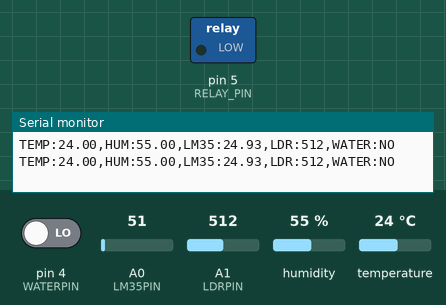
This sketch was run on a simulated Arduino Uno, built with avr-gcc and run on an emulated ATmega328P. Parts: switched loads named in the sketch (green lamp = pin HIGH), the last lines printed to the serial monitor. The inputs (shaded band) are chosen by the test bench; at power-on: pin 4 (WATERPIN) LOW, A0 (LM35PIN) = 51, A1 (LDRPIN) = 512, humidity 55 %, temperature 24 °C.

Above: at 2.8 s.
2.9 s: pin 4 (WATERPIN) driven HIGH
At 4.4 s:
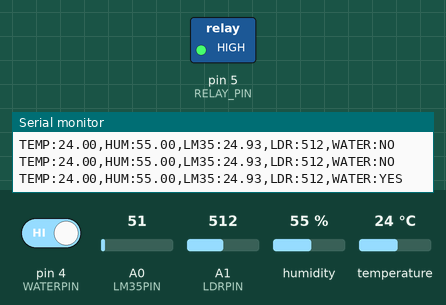
5.6 s: pin 4 (WATERPIN) driven LOW
At 6.9 s:
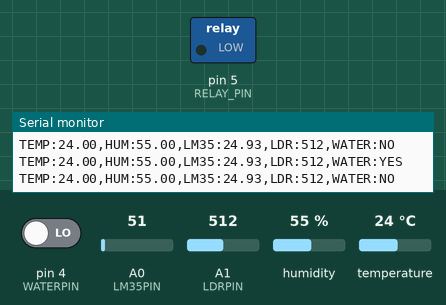
Timing chart, 0 to 8.6 s (numbered marks = the images above; inputs shaded):
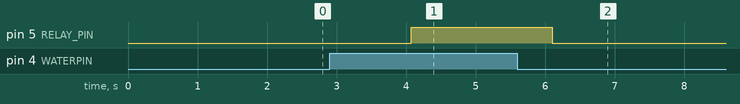

Measured:
- after the input at 2.9 s, pin 5 (RELAY_PIN): LOW → HIGH after 1.2 s
- after the input at 5.6 s, pin 5 (RELAY_PIN): HIGH → LOW after 0.50 s

The sketch:

ArduinoToEsp32.ino
```cpp
#include <DHT.h>

#define DHTPIN 3
#define DHTTYPE DHT11
#define LM35PIN A0
#define LDRPIN A1
#define WATERPIN 4
#define RELAY_PIN 5  // Relay control pin

DHT dht(DHTPIN, DHTTYPE);

void setup() {
  Serial.begin(9600);
  dht.begin();
  pinMode(WATERPIN, INPUT);
  pinMode(RELAY_PIN, OUTPUT);  // Set relay pin as output
}

void loop() {
  // Read from DHT11
  float dhtTemp = dht.readTemperature();
  float dhtHum = dht.readHumidity();

  // Correct LM35 calculation (10mV per °C)
  int lm35Val = analogRead(LM35PIN);                // Raw analog value (0–1023)
  float voltage = lm35Val * (5.0 / 1023.0);          // Convert to voltage
  float lm35Temp = voltage * 100.0;                  // Convert to °C

  // Read LDR and Water Sensor
  int ldrVal = analogRead(LDRPIN);
  int waterVal = digitalRead(WATERPIN);              // HIGH = dry, LOW = water detected

  // Relay control based on water detection
  if (waterVal == HIGH) {
    digitalWrite(RELAY_PIN, HIGH);  // No water: turn on relay
  } else {
    digitalWrite(RELAY_PIN, LOW);   // Water detected: turn off relay
  }

  // Send data to ESP32 via Serial in key:value format
  Serial.print("TEMP:");
  Serial.print(dhtTemp);
  Serial.print(",HUM:");
  Serial.print(dhtHum);
  Serial.print(",LM35:");
  Serial.print(lm35Temp);
  Serial.print(",LDR:");
  Serial.print(ldrVal);
  Serial.print(",WATER:");
  Serial.println(waterVal == HIGH ? "YES" : "NO");

  delay(2000);  // Wait 2 seconds
}
```
